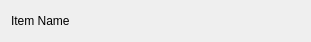
<?xml version="1.0" encoding="UTF-8"?>
<ui version="4.0">
 <class>CustomItem</class>
 <widget class="QWidget" name="CustomItem">
  <property name="geometry">
   <rect>
    <x>0</x>
    <y>0</y>
    <width>311</width>
    <height>39</height>
   </rect>
  </property>
  <property name="windowTitle">
   <string>Form</string>
  </property>
  <layout class="QHBoxLayout" name="horizontalLayout">
   <item>
    <widget class="QLabel" name="label">
     <property name="text">
      <string>Item Name</string>
     </property>
    </widget>
   </item>
   <item>
    <widget class="QFrame" name="frame_2">
     <property name="minimumSize">
      <size>
       <width>20</width>
       <height>0</height>
      </size>
     </property>
     <property name="frameShape">
      <enum>QFrame::NoFrame</enum>
     </property>
     <property name="frameShadow">
      <enum>QFrame::Plain</enum>
     </property>
    </widget>
   </item>
   <item>
    <spacer name="horizontalSpacer">
     <property name="orientation">
      <enum>Qt::Horizontal</enum>
     </property>
     <property name="sizeHint" stdset="0">
      <size>
       <width>40</width>
       <height>20</height>
      </size>
     </property>
    </spacer>
   </item>
   <item>
    <widget class="QFrame" name="frame">
     <property name="minimumSize">
      <size>
       <width>50</width>
       <height>0</height>
      </size>
     </property>
     <property name="autoFillBackground">
      <bool>false</bool>
     </property>
     <property name="frameShadow">
      <enum>QFrame::Plain</enum>
     </property>
     <property name="lineWidth">
      <number>0</number>
     </property>
    </widget>
   </item>
  </layout>
 </widget>
 <resources/>
 <connections/>
</ui>
